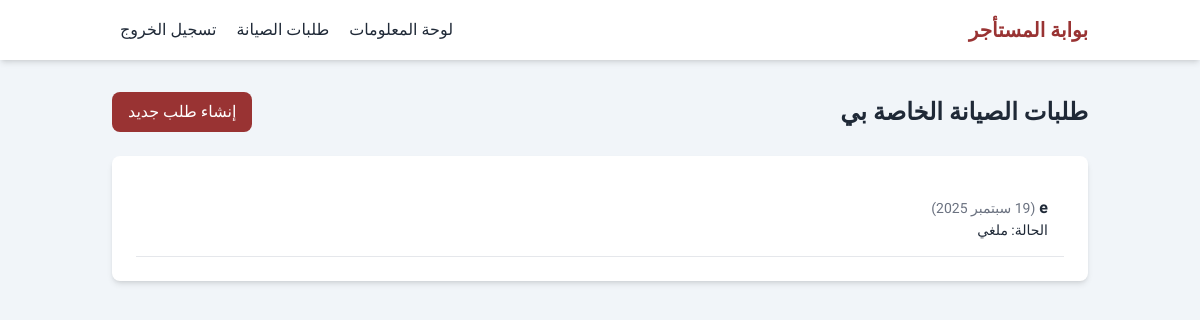
Page /ar/maintenance/ (signed in) on the committed database.
### dashboard/models.py (models this page shows, shortened)
class MaintenanceRequest(models.Model):
    STATUS_CHOICES = [('submitted', _('تم الإرسال')), ('in_progress', _('قيد التنفيذ')), ('completed', _('مكتمل')), ('cancelled', _('ملغي'))]
    PRIORITY_CHOICES = [('low', _('منخفضة')), ('medium', _('متوسطة')), ('high', _('عالية'))]
    lease = models.ForeignKey(Lease, on_delete=models.CASCADE, related_name='maintenance_requests', verbose_name=_("العقد"))
    title = models.CharField(_("عنوان الطلب"), max_length=200)
    description = models.TextField(_("وصف المشكلة"))
    priority = models.CharField(_("الأولوية"), max_length=10, choices=PRIORITY_CHOICES, default='medium')
    status = models.CharField(_("الحالة"), max_length=20, choices=STATUS_CHOICES, default='submitted')
    image = models.ImageField(_("صورة مرفقة (اختياري)"), upload_to='maintenance_requests/', blank=True, null=True)
    reported_date = models.DateTimeField(_("تاريخ الإبلاغ"), auto_now_add=True)
    staff_notes = models.TextField(_("ملاحظات الموظف"), blank=True, null=True)
    class Meta:
        verbose_name = _("طلب صيانة")
        verbose_name_plural = _("طلبات الصيانة")
        ordering = ['-reported_date']

### portal/views.py (the view)
# urls.py: path('maintenance/', MaintenanceRequestListView.as_view(), name='maintenance_list'),
class MaintenanceRequestListView(LoginRequiredMixin, ListView):
    model = MaintenanceRequest; template_name = 'portal/maintenance_list.html'; context_object_name = 'requests'
    def get_queryset(self):
        try:
            tenant = Tenant.objects.get(user=self.request.user)
            return MaintenanceRequest.objects.filter(lease__tenant=tenant)
        except Tenant.DoesNotExist:
            return MaintenanceRequest.objects.none()

### templates/portal/maintenance_list.html (shortened to what this page needs)
{% extends 'portal/base.html' %}
{% load i18n %}
{% block content %}
<div class="flex justify-between items-center mb-6">
    <h2 class="text-2xl font-bold">{% trans "طلبات الصيانة الخاصة بي" %}</h2>
    <a href="{% url 'maintenance_create' %}" class="bg-[#993333] text-white py-2 px-4 rounded-lg">{% trans "إنشاء طلب جديد" %}</a>
</div>
<div class="bg-white p-6 rounded-lg shadow-md">
    <ul>
        {% for req in requests %}
        <li class="p-4 border-b">
            <p class="font-bold">{{ req.title }} <span class="text-sm font-normal text-gray-500 ml-2">({{ req.reported_date|date:"d M Y" }})</span></p>
            <p class="text-sm">{% trans "الحالة" %}: {{ req.get_status_display }}</p>
        </li>
        {% empty %}
        <li class="p-4 text-center">{% trans "ليس لديك أي طلبات صيانة." %}</li>
        {% endfor %}
    </ul>
</div>
{% endblock %}

### templates/portal/base.html (style rules this page uses)
body { font-family: 'Tajawal', sans-serif; background-color: #f1f5f9; }

### rows in the picture
MaintenanceRequest: title "e", reported_date "19 سبتمبر 2025", status "ملغي"
